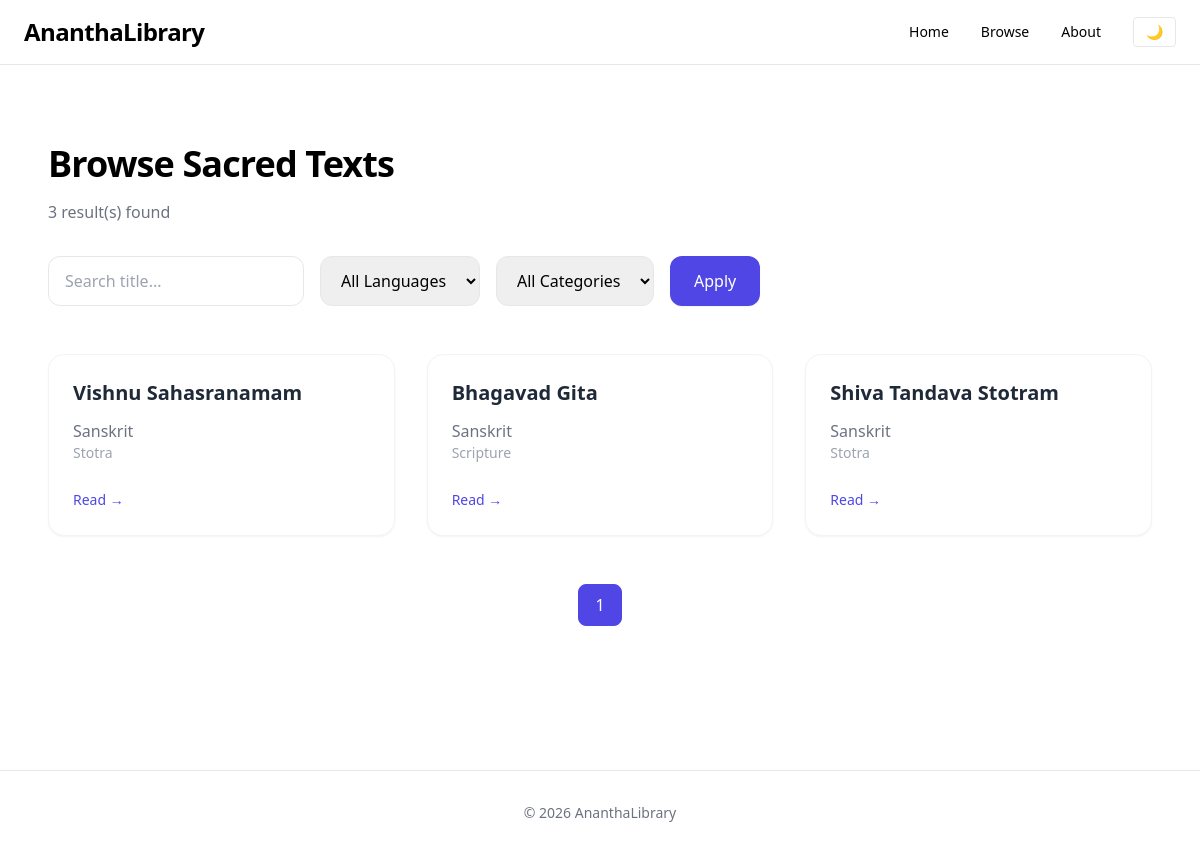
The app's page /browse, older data.
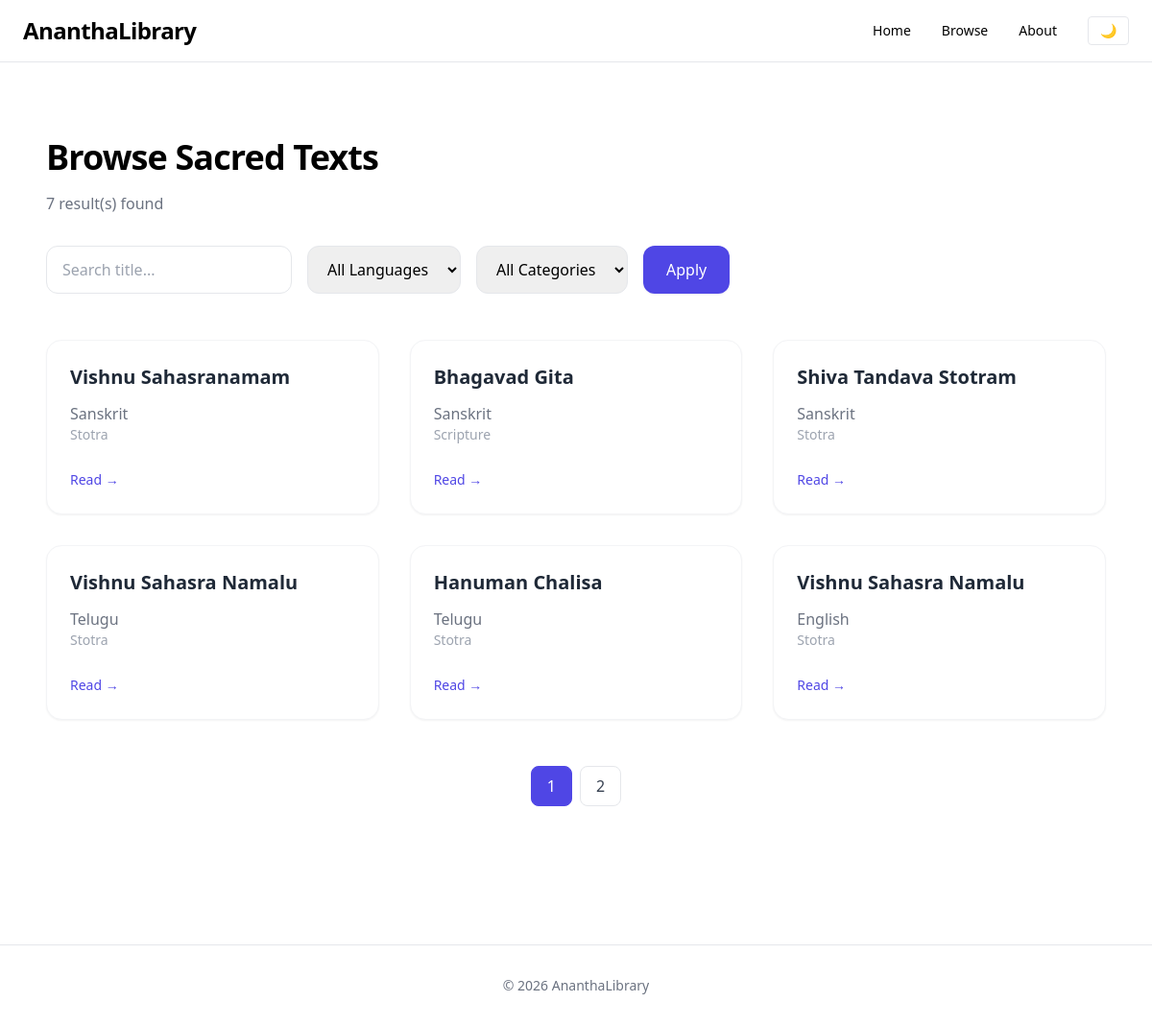
The same page, newer data.
### app/models/document.py (models this page shows)
class Document(Base):
    __tablename__ = "documents"
    id = Column(String, primary_key=True, index=True)
    title = Column(String, nullable=False)
    slug = Column(String, unique=True, index=True)
    language = Column(String)
    category = Column(String)
    content = Column(Text)

### app/routers/browse.py (the view)
@router.get("/browse")
def browse(
    request: Request,
    q: str = None,
    language: str = None,
    category: str = None,
    page: int = 1
):
    page_size = 6
    repo = DocumentRepository()
    docs, total = repo.search(
        query=q,
        language=language,
        category=category,
        page=page,
        page_size=page_size
    )
    total_pages = math.ceil(total / page_size) if total else 1
    return templates.TemplateResponse(
        "browse.html",
        {
            "request": request,
            "docs": docs,
            "q": q,
            "language": language,
            "category": category,
            "page": page,
            "total": total,
            "total_pages": total_pages
        }
    )

### app/templates/browse.html (shortened to what this page needs)
{% extends "layout.html" %}
{% block content %}
<div class="fade-in">
    <h2 class="text-4xl font-bold mb-4 tracking-tight">
        Browse Sacred Texts
    </h2>
    <p class="text-gray-500 mb-8">
        {{ total }} result(s) found
    </p>
    <form method="get" class="flex flex-wrap gap-4 mb-12">
        <input type="text" name="q"
               placeholder="Search title..."
               value="{{ q or '' }}"
               class="border border-gray-200 px-4 py-3 rounded-xl w-64 focus:ring-2 focus:ring-indigo-500 focus:outline-none">
        <select name="language"
                class="border border-gray-200 px-4 py-3 rounded-xl focus:ring-2 focus:ring-indigo-500 focus:outline-none">
            <option value="">All Languages</option>
        </select>
        <select name="category"
                class="border border-gray-200 px-4 py-3 rounded-xl focus:ring-2 focus:ring-indigo-500 focus:outline-none">
            <option value="">All Categories</option>
        </select>
        <button class="bg-indigo-600 text-white px-6 py-3 rounded-xl hover:bg-indigo-700 transition shadow-sm">
            Apply
        </button>
    </form>
    {% if docs %}
    <div class="grid grid-cols-1 md:grid-cols-2 lg:grid-cols-3 gap-8 mb-12">
        {% for doc in docs %}
        <div class="bg-white rounded-2xl p-6 shadow-sm hover:shadow-xl transition duration-300 border border-gray-100">
            <a href="/document/{{ doc.slug }}"
               class="text-xl font-semibold text-gray-800 hover:text-indigo-600 transition">
                {{ doc.title }}
            </a>
            <p class="text-gray-500 mt-3">
                {{ doc.language }}
            </p>
            <p class="text-sm text-gray-400">
                {{ doc.category }}
            </p>
            <div class="mt-6">
                <span class="text-indigo-600 text-sm font-medium">
                    Read →
                </span>
            </div>
        </div>
        {% endfor %}
    </div>
    <div class="flex justify-center gap-2">
        {% for p in range(1, total_pages + 1) %}
        <a href="?page={{ p }}{% if q %}&q={{ q }}{% endif %}{% if language %}&language={{ language }}{% endif %}{% if category %}&category={{ category }}{% endif %}"
           class="px-4 py-2 rounded-lg border
                  {% if p == page %}
                  bg-indigo-600 text-white border-indigo-600
                  {% else %}
                  bg-white text-gray-700 border-gray-200 hover:bg-gray-100
                  {% endif %}
                  transition">
            {{ p }}
        </a>
        {% endfor %}
    </div>
    {% else %}
    <div class="text-center py-20">
        <h3 class="text-xl font-semibold text-gray-700">No results found</h3>
        <p class="text-gray-500 mt-2">Try adjusting your filters.</p>
    </div>
    {% endif %}
</div>
{% endblock %}

Row changes from the older to the newer data that the page shows:
added Document: title "Vishnu Sahasra Namalu", language "Telugu", category "Stotra"
added Document: title "Hanuman Chalisa", language "Telugu", category "Stotra"
added Document: title "Vishnu Sahasra Namalu", language "English", category "Stotra"
Text that changed along with them:
{{ total }}: "3" → "7"
new list line: "2"
